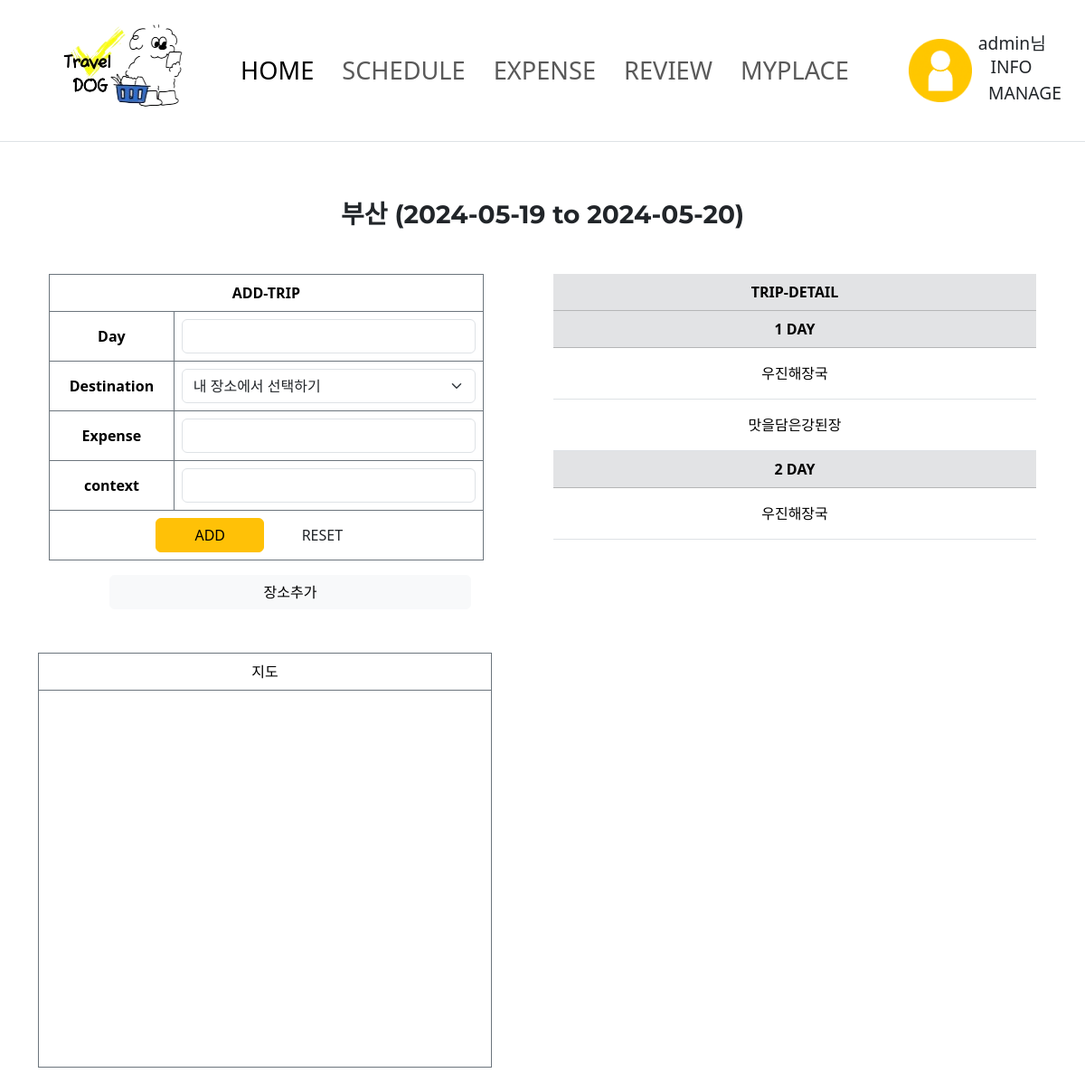
The app's page /trips/next_page/15 (signed in) with its own data.
### trips/models.py (models this page shows, shortened)
class TripDetail(models.Model):
    trip = models.ForeignKey(Trip, on_delete=models.CASCADE)
    day = models.IntegerField()
    destination = models.ForeignKey(Destination, on_delete=models.CASCADE)
    expense = models.DecimalField(max_digits=10, decimal_places=2,null=False)
    context = models.TextField(null=True)

class Destination(models.Model):
    name = models.CharField(max_length=100)
    address = models.CharField(max_length=255)
    def __str__(self):
        return self.name

### trips/views.py (the view, shortened to what this page needs)
# urls.py: re_path(r'next_page/(\d+)', views.next_page, name='next_page'),
@login_required
def next_page(request,trip_id):
    if request.method == 'GET':
        trip = Trip.objects.get(id=trip_id)
        tripdetail = TripDetail.objects.filter(trip=trip)
        destination = Destination.objects.all()
        start_date = trip.start_date
        end_date = trip.end_date
        delta = end_date - start_date
        index = str(trip).find('-')
        head = str(trip)[index+1:].strip()
        trip_dates = {}
        for i in range(1,delta.days + 2):
            day = start_date + datetime.timedelta(days=i)
            trip_dates[i] = day
        day = len(trip_dates)
        content = {
            'trip': trip,
            'tripdetail': tripdetail,
            'destination': destination,
            'day': day, #스피너 end값
            'trip_dates': trip_dates, #Trip-Detail 표의 날짜
            'trip_id': trip_id,
            'head': head, #상위제목
        }
        return render(request, 'trips/next_page.html',content)  # 다음 페이지로 이동

### trips/models.py (called while the page is built)
    def __str__(self):
       return f'{self.user.username} - {self.region.name} ({self.start_date} to {self.end_date})'

### template/trips/next_page.html (shortened to what this page needs)
{% extends 'index.html' %}
{% block content %}
<head>
    <link rel="stylesheet" href="https://cdn.jsdelivr.net/npm/bootstrap@5.3.3/dist/css/bootstrap.min.css">
</head>
<div class="container" style="margin-top: 0px;">
    <div class="text-center ml-4 mb-5">
        <h3 style="font-weight: bold;">{{ head }}</h3>
    </div>
    <div class="row">
        <div class="col">
            <form method='post'> {% csrf_token %}
                <table class="table table-bordered border-secondary text-center" style="width: 90%;>
                <thead class="table-secondary border-secondary">
                <tr>
                    <th colspan="2" class="text-uppercase">Add-Trip</th>
                </tr>
                <tr>
                    <th>Day</th>
                    <td><input type="number" class="form-control" id="quantity"
                    name="day" min="1" max={{ day }} step="1"></td>
                </tr>
                <tr>
                    <th>Destination</th>
                    <td>
                        <select class="form-select" name='d_id'>
                        <option selected>내 장소에서 선택하기</option>
                        </select>
                    </td>
                </tr>
                <tr>
                    <th>Expense</th>
                    <td><input type="text" class="form-control" name='expense'></td>
                </tr>
                <tr>
                    <th>context</th>
                    <td><input type="text" class="form-control" name='context'></td>
                </tr>
                <tr>
                    <td colspan="2">
                        <input type="submit" class="btn btn-warning"
                            style="width:120px" value="ADD"
                                onclick="document.location.href='/'">
                        <input type="reset" class="btn outline-danger"
                            style="width:120px" value="RESET">
                    </td>
                </tr>
                </table>
            </form>
            <button type="button" class="btn btn-light" style="width:400px"
            onclick="location.href='/destinations/{{trip_id}}'">장소추가</button>
        </div>
        <div class="col">
            <table class="table border-primary text-center table-hover" style="width:100%;">
                <thead class="table-secondary">
                <tr>
                    <th class="text-uppercase">Trip-Detail</th>
                </tr>
                </thead>
                <tbody>
                {% for day in trip_dates %}
                    <tr class="table-secondary">
                        <td style="font-weight: bold;">{{ day }} DAY</td>
                    </tr>
                    {% for i in tripdetail %}
                        {% if i.day == day %}
                        <tr class="table table-border-secondary">
                            <td>
                                <ul class="list-group">
                                    <a>{{ i.destination }}</a>
                                </ul>
                            </td>
                        </tr>
                        {% endif %}
                    {% endfor %}
                {% endfor %}
                </tbody>
            </table>
        </div>
    </div>
    <div class="row">
        <table class="table table-bordered border-secondary text-center mt-5" style="width:45%;">
            <tr><td>지도</td></tr>
            <tr>
            <td>
                <div id="map" style="width:100%;height:400px;"></div>
            </td>
            </tr>
        </table>
    </div>
</div>
{% endblock %}

### template/index.html (shortened to what this page needs)
<!DOCTYPE html>
<html lang="en">
<head>
  <link rel="stylesheet" href="https://cdn.jsdelivr.net/npm/bootstrap@5.3.3/dist/css/bootstrap.min.css">
  {% load static %}
  <link rel="stylesheet" type="text/css" href="{% static 'css/styles.css' %}">
</head>
{% block body %}
<div class="d-flex justify-content-center" style="width: 100%; height: auto;">
    <header class="d-flex flex-wrap align-items-center py-4 mb-4 border-bottom"  style="width:100%;">
      <div class="col mb-2 mb-md-2 d-flex justify-content-center header-logo">
        <a href="/home/" class="d-inline-flex link-body-emphasis text-decoration-none">
          <img src="/static/강아지-로고_최종.png" alt="로고">
        </a>
      </div>
      <nav class="navbar navbar-expand-lg col d-flex justify-content-center" style="margin:0;">
          <div class="collapse navbar-collapse" id="navbarResponsive">
            <ul class="navbar-nav ms-auto text-uppercase py-4 py-lg-0" style="font-size: 1.7rem;">
              <li class="nav-item" style="margin-right: 15px;"><a class="nav-link active" href="/home/">HoME</a></li>
              <li class="nav-item" style="margin-right: 15px;"><a class="nav-link" href="/trips/index/">SCHEDULE</a></li>
              <li class="nav-item" style="margin-right: 15px;"><a class="nav-link" href="/expense/">EXPENSE</a></li>
              <li class="nav-item" style="margin-right: 15px;"><a class="nav-link" href="/review/index/">REVIEW</a></li>
              <li class="nav-item" style="margin-right: 15px;"><a class="nav-link" href="/myplace/">MYPLACE</a></li>
            </ul>
        </div>
      </nav>
      <div class="col text-end  d-flex justify-content-center">
        {% if user.is_active %}
          <div class="d-flex align-items-center">
            <div class="d-flex flex-column align-items-left mx-0">
              <img src="/static/로그인로고.gif" alt="로그인 로고" onclick="document.location.href='/account/logout/'" style="height: 70px; margin-right: 5px;" onclick="" id="login">
            </div>
            <div class="d-flex flex-column align-items-left">
              <p style="font-size: 1.2rem; margin-bottom: -10px;">{{ user }}님</p>
              <button type="button" class="btn" onclick="document.location.href='/account/myinfo/'" id="myinfo" style="font-size: 1.2rem; margin-top: -2px; margin-bottom: -10px;">INFO</button>
              <button type="button" class="btn" onclick="document.location.href='/managetrip'" id="myinfo" style="font-size: 1.2rem; margin-top: -4px; margin-right: -30px;">MANAGE</button>
            </div>
          </div>
        {% else %}
          <div class="d-flex align-items-center">
          <div class="d-flex flex-column align-items-left mx-0">
            <img src="/static/게스트로고.PNG" alt="게스트 로고" style="height: 70px; margin-right: 5px;" onclick="document.location.href='/account/login/'" id="login">
          </div>
        {% endif %}
      </div>
    </header>
</div>
{% endblock %}
  <div class="container">
    {% block content %}{% endblock %}
  </div>
</body>
</html>

### template/trips/next_page.html (style rules this page uses)
th { text-align: center; vertical-align: middle; }

### records on screen
TripDetail: destination "우진해장국"
TripDetail: destination "맛을담은강된장"
TripDetail: destination "우진해장국"

### other values on screen
{{ user }} "admin"
{{ head }} "부산 (2024-05-19 to 2024-05-20)"
{{ day }} "1" "2"
